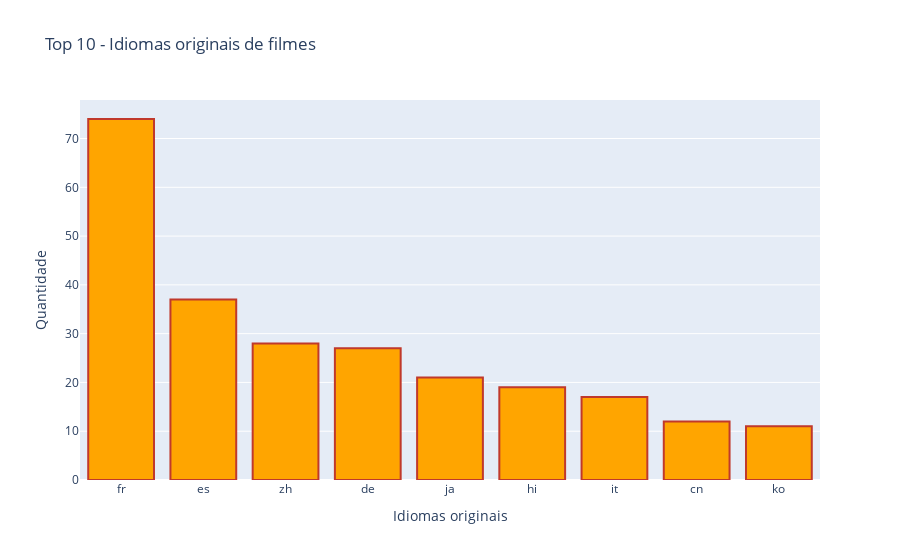

Notebook code for this chart:
### Code cell
#Plotando o rank dos top 10 fatores que influenciam no preço do imovel
trace1 = go.Bar(x =  df["original_language"].value_counts().index[1:10],
                y =  df["original_language"].value_counts().values[1:10],
                marker = {"color":"Orange",
                              "line": {'width': 2,
                                      'color': '#c0392b'}})

layout = go.Layout(title= "Top 10 - Idiomas originais de filmes",
                   yaxis = {"title": "Quantidade"},
                   xaxis = {"title":"Idiomas originais"})

data = [trace1]
fig = go.Figure(data = data, layout = layout)
py.iplot(fig)

### Figure 1 — Plotly figure (JSON) as saved in the notebook; plotly's stock layout.template omitted (floating-point values rounded to 4 significant figures)
{"data": [{"marker": {"color": "Orange", "line": {"color": "#c0392b", "width": 2}}, "type": "bar", "x": ["fr", "es", "zh", "de", "ja", "hi", "it", "cn", "ko"], "y": [74, 37, 28, 27, 21, 19, 17, 12, 11]}], "layout": {"title": {"text": "Top 10 - Idiomas originais de filmes"}, "xaxis": {"title": {"text": "Idiomas originais"}}, "yaxis": {"title": {"text": "Quantidade"}}}}
